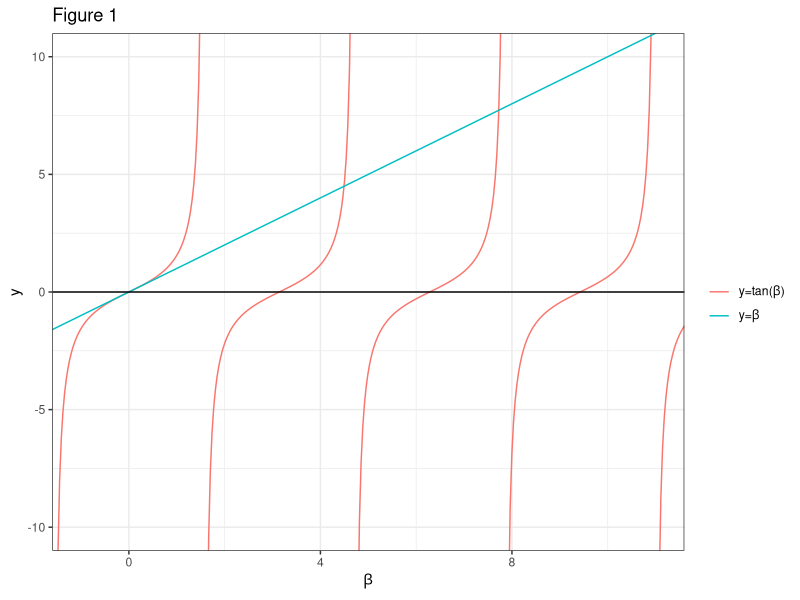
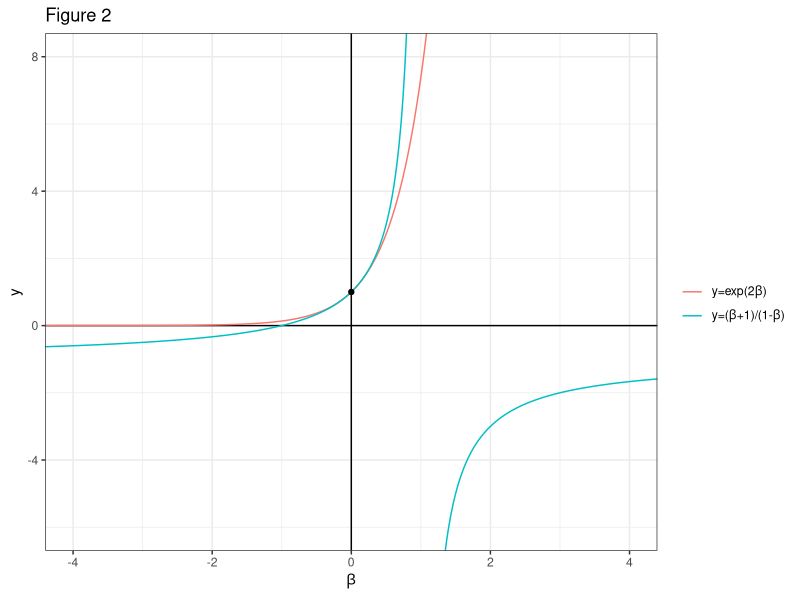

Generate these figures, in order, with R:
## ---- chunk 1
knitr::opts_chunk$set(echo = TRUE)
library(tidyverse)
## ---- chunk 2
df_1c <- tibble(x = seq(-1*pi, 10*pi, length.out = 1000),
                y=tan(x)) %>% 
  mutate(y = ifelse(abs(y) < 30, y, NA))
                      
ggplot(df_1c) + 
  geom_line(aes(x=x, y=y, color="A"))+
  geom_line(aes(x=x, y=x, color="B"))+
  geom_hline(yintercept=0, color="black")+
 coord_cartesian(ylim=c(-10,10), xlim=c(-1,11))+
  theme_bw()+
  labs(y="y", x=expression(beta), color="")+ scale_colour_discrete(labels=c(expression(paste("y=tan(", beta, ")")), expression(paste("y=", beta))))+ggtitle("Figure 1")

## ---- chunk 3
df_1d <- tibble(x = seq(-10, 10, length.out = 1000),
                y1=exp(2*x),
                y2=(x+1)/(1-x)) %>% 
  mutate(y2 = ifelse(abs(y2) < 30, y2, NA))
                      
ggplot(df_1d) + 
  geom_hline(yintercept=0, color="black")+
  geom_vline(xintercept=0, color="black")+
  geom_line(aes(x=x, y=y1, color="A"))+
  geom_line(aes(x=x, y=y2, color="B"))+
  annotate(geom = "point",x=0,y=1)+
  coord_cartesian(ylim=c(-6,8), xlim=c(-4,4))+
  theme_bw()+
  labs(y="y", x=expression(beta), color="")+ scale_colour_discrete(labels=c(expression(paste("y=exp(2", beta, ")")), expression(paste("y=(", beta, "+1)/(1-", beta, ")"))))+ggtitle("Figure 2")

